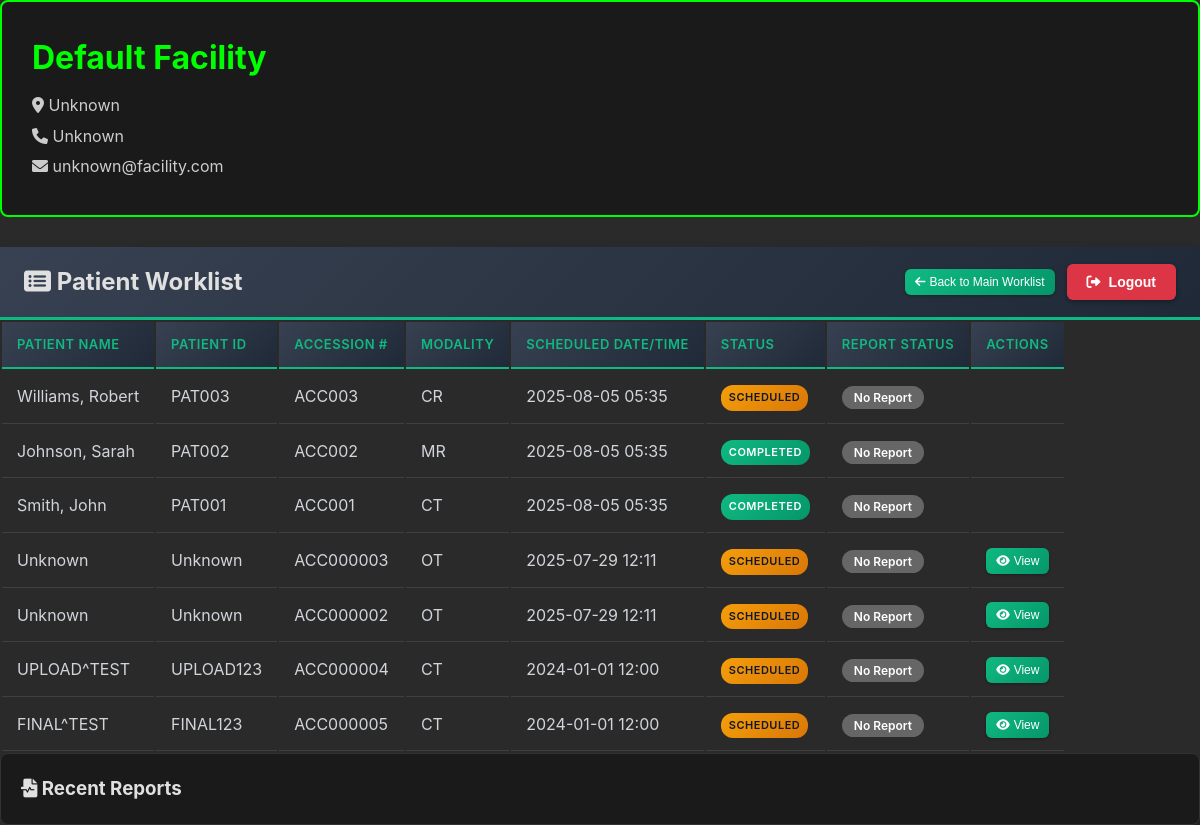
The page /worklist/facility/3/ (signed in) on the database its author committed.
### viewer/models.py (models this page shows, shortened)
class Facility(models.Model):
    name = models.CharField(max_length=200)
    address = models.TextField()
    phone = models.CharField(max_length=20)
    email = models.EmailField()
    letterhead_logo = models.ImageField(upload_to='facility_logos/', null=True, blank=True)
    user = models.OneToOneField(User, on_delete=models.CASCADE, null=True, blank=True, related_name='facility')
    created_at = models.DateTimeField(auto_now_add=True)
    ae_title = models.CharField(max_length=16, unique=True, null=True, blank=True, help_text="DICOM AE Title automatically generated for this facility")
    dicom_port = models.IntegerField(unique=True, null=True, blank=True, help_text="DICOM C-STORE SCP port automatically assigned for this facility")
    class Meta:
        verbose_name_plural = "Facilities"
        ordering = ['name']

class WorklistEntry(models.Model):
    STATUS_CHOICES = [
        ('scheduled', 'Scheduled'),
        ('in_progress', 'In Progress'),
        ('completed', 'Completed'),
        ('cancelled', 'Cancelled'),
    ]
    patient_name = models.CharField(max_length=200)
    patient_id = models.CharField(max_length=100)
    accession_number = models.CharField(max_length=50, unique=True)
    scheduled_station_ae_title = models.CharField(max_length=16)
    scheduled_procedure_step_start_date = models.DateField()
    scheduled_procedure_step_start_time = models.TimeField()
    modality = models.CharField(max_length=10)
    scheduled_performing_physician = models.CharField(max_length=200)
    procedure_description = models.TextField()
    facility = models.ForeignKey(Facility, on_delete=models.CASCADE)
    status = models.CharField(max_length=20, choices=STATUS_CHOICES, default='scheduled')
    study = models.ForeignKey(DicomStudy, on_delete=models.SET_NULL, null=True, blank=True)
    created_at = models.DateTimeField(auto_now_add=True)
    class Meta:
        ordering = ['-scheduled_procedure_step_start_date', '-scheduled_procedure_step_start_time']

### worklist/views.py (the view)
# urls.py: path('facility/<int:facility_id>/', views.FacilityWorklistView.as_view(), name='facility_worklist'),
class FacilityWorklistView(LoginRequiredMixin, ListView):
    model = WorklistEntry
    template_name = 'worklist/facility_worklist.html'
    context_object_name = 'entries'
    paginate_by = 20
    def get_queryset(self):
        facility_id = self.kwargs.get('facility_id')
        facility = get_object_or_404(Facility, id=facility_id)
        if not (self.request.user.is_superuser or
                self.request.user.groups.filter(name='Radiologists').exists() or
                (hasattr(self.request.user, 'facility') and
                 self.request.user.facility == facility)):
            return WorklistEntry.objects.none()
        return WorklistEntry.objects.filter(facility=facility)
    def get_context_data(self, **kwargs):
        context = super().get_context_data(**kwargs)
        context['facility'] = get_object_or_404(Facility, id=self.kwargs.get('facility_id'))
        context['can_write_report'] = (
            self.request.user.is_superuser or
            self.request.user.groups.filter(name='Radiologists').exists()
        )
        return context

### templates/worklist/facility_worklist.html (shortened to what this page needs)
<!DOCTYPE html>
<html lang="en">
<head>
    {% load static %}
    <link rel="stylesheet" href="{% static 'css/worklist.css' %}">
    <link rel="stylesheet" href="https://cdnjs.cloudflare.com/ajax/libs/font-awesome/6.0.0/css/all.min.css">
</head>
<body>
    <div class="worklist-container">
        <div class="facility-header">
            <div class="facility-info">
                <div class="facility-details">
                    <h1>{{ facility.name }}</h1>
                    <p><i class="fas fa-map-marker-alt"></i> {{ facility.address }}</p>
                    <p><i class="fas fa-phone"></i> {{ facility.phone }}</p>
                    <p><i class="fas fa-envelope"></i> {{ facility.email }}</p>
                </div>
            </div>
        </div>
        <div class="header">
            <h2><i class="fas fa-list-alt"></i> Patient Worklist</h2>
            <div class="header-actions">
                <button class="btn btn-view" onclick="window.location.href='/worklist/'">
                    <i class="fas fa-arrow-left"></i> Back to Main Worklist
                </button>
                <button class="btn btn-logout" onclick="window.location.href='/accounts/logout/'">
                    <i class="fas fa-sign-out-alt"></i> Logout
                </button>
            </div>
        </div>
        <div class="worklist-table">
            <table>
                <thead>
                    <tr>
                        <th>Patient Name</th>
                        <th>Patient ID</th>
                        <th>Accession #</th>
                        <th>Modality</th>
                        <th>Scheduled Date/Time</th>
                        <th>Status</th>
                        <th>Report Status</th>
                        <th>Actions</th>
                    </tr>
                </thead>
                <tbody>
                    {% for entry in entries %}
                    <tr class="patient-row" data-entry-id="{{ entry.id }}">
                        <td>{{ entry.patient_name }}</td>
                        <td>{{ entry.patient_id }}</td>
                        <td>{{ entry.accession_number }}</td>
                        <td>{{ entry.modality }}</td>
                        <td>{{ entry.scheduled_procedure_step_start_date|date:"Y-m-d" }} {{ entry.scheduled_procedure_step_start_time|time:"H:i" }}</td>
                        <td>
                            <span class="status-badge status-{{ entry.status }}">
                                {{ entry.get_status_display }}
                            </span>
                        </td>
                        <td>
                            {% if entry.study and entry.study.reports.exists %}
                                {% with report=entry.study.reports.first %}
                                <span class="report-status status-{{ report.status }}">
                                    {{ report.get_status_display }}
                                </span>
                                {% endwith %}
                            {% else %}
                                <span class="report-status status-draft">No Report</span>
                            {% endif %}
                        </td>
                        <td>
                            <div class="action-buttons">
                                {% if entry.study %}
                                <button class="btn btn-view" onclick="viewStudy({{ entry.id }})">
                                    <i class="fas fa-eye"></i> View
                                </button>
                                {% endif %}
                            </div>
                        </td>
                    </tr>
                    {% endfor %}
                </tbody>
            </table>
        </div>
        <div class="report-section">
            <h3><i class="fas fa-file-medical-alt"></i> Recent Reports</h3>
        </div>
    </div>
</body>
</html>

### static/css/worklist.css (style rules this page uses)
* { margin: 0; padding: 0; box-sizing: border-box; }
body { background: var(--gradient-bg); color: var(--color-text-secondary); font-family: var(--font-family); height: 100vh; overflow: hidden; }
.worklist-container { height: 100vh; display: flex; flex-direction: column; padding: 0; background: var(--color-bg-secondary); }
.header { display: flex; justify-content: space-between; align-items: center; padding: var(--spacing-md) var(--spacing-lg); background: var(--gradient-card); border-bottom: 3px solid var(--color-primary); flex-shrink: 0; box-shadow: var(--shadow-xl); }
.worklist-table { width: 100%; border-collapse: collapse; background: #2a2a2a; }
.worklist-table th { background: linear-gradient(135deg, #374151 0%, #1f2937 100%); color: #10b981; padding: 12px 15px; text-align: left; font-weight: 600; font-size: 13px; text-transform: uppercase; letter-spacing: 0.5px; border-bottom: 2px solid #10b981; position: sticky; top: 0; z-index: 10; }
.worklist-table td { padding: 12px 15px; border-bottom: 1px solid #404040; color: #d1d5db; vertical-align: middle; }
.status-badge { padding: 4px 8px; border-radius: 12px; font-size: 11px; font-weight: 600; text-transform: uppercase; letter-spacing: 0.5px; display: inline-block; }
.status-scheduled { background: linear-gradient(135deg, #f59e0b 0%, #d97706 100%); color: #111827; }
.status-completed { background: linear-gradient(135deg, #10b981 0%, #059669 100%); color: white; }
.action-buttons { display: flex; gap: 5px; align-items: center; flex-wrap: wrap; }
.btn { padding: 6px 10px; border: none; border-radius: 6px; font-size: 12px; font-weight: 500; cursor: pointer; transition: all 0.2s ease; text-decoration: none; display: inline-flex; align-items: center; gap: 4px; box-shadow: 0 1px 3px rgba(0, 0, 0, 0.3); }
.btn-view { background: linear-gradient(135deg, #10b981 0%, #059669 100%); color: white; }
.header-actions { display: flex; gap: 12px; align-items: center; }
.btn-logout { background: linear-gradient(135deg, #ef4444 0%, #dc2626 100%); color: white; padding: 10px 16px; border: none; border-radius: 8px; cursor: pointer; font-weight: 600; transition: all 0.3s ease; box-shadow: 0 2px 4px rgba(0, 0, 0, 0.3); text-decoration: none; display: inline-flex; align-items: center; gap: 8px; }

### templates/worklist/facility_worklist.html (style rules this page uses)
body { background-color: #2a2a2a; color: #e0e0e0; font-family: -apple-system, BlinkMacSystemFont, 'Segoe UI', Roboto, sans-serif; margin: 0; padding: 0; }
.facility-header { background: #1a1a1a; padding: 30px; margin-bottom: 30px; border-radius: 8px; border: 2px solid #00ff00; }
.facility-info { display: flex; align-items: center; gap: 30px; }
.facility-details h1 { color: #00ff00; margin: 0 0 10px 0; }
.facility-details p { margin: 5px 0; color: #ccc; }
.report-section { background: #1a1a1a; padding: 20px; margin-bottom: 20px; border-radius: 8px; border: 1px solid #333; }
.report-status { padding: 4px 12px; border-radius: 12px; font-size: 12px; font-weight: 600; }
.status-draft { background: #666; color: #fff; }
.btn-logout { background: #dc3545; color: white; padding: 10px 20px; border: none; border-radius: 6px; cursor: pointer; font-size: 14px; transition: all 0.3s ease; display: inline-flex; align-items: center; gap: 8px; }

### rows shown on the page
Facility: name "Default Facility", address "Unknown", phone "Unknown", email "unknown@facility.com"
WorklistEntry: patient_name "Williams, Robert", patient_id "PAT003", accession_number "ACC003", modality "CR", scheduled_procedure_step_start_date "2025-08-05", scheduled_procedure_step_start_time "05:35", status "SCHEDULED", shows "No Report"
WorklistEntry: patient_name "Johnson, Sarah", patient_id "PAT002", accession_number "ACC002", modality "MR", scheduled_procedure_step_start_date "2025-08-05", scheduled_procedure_step_start_time "05:35", status "COMPLETED", shows "No Report"
WorklistEntry: patient_name "Smith, John", patient_id "PAT001", accession_number "ACC001", modality "CT", scheduled_procedure_step_start_date "2025-08-05", scheduled_procedure_step_start_time "05:35", status "COMPLETED", shows "No Report"
WorklistEntry: patient_name "Unknown", patient_id "Unknown", accession_number "ACC000003", modality "OT", scheduled_procedure_step_start_date "2025-07-29", scheduled_procedure_step_start_time "12:11", status "SCHEDULED", shows "No Report"
WorklistEntry: patient_name "Unknown", patient_id "Unknown", accession_number "ACC000002", modality "OT", scheduled_procedure_step_start_date "2025-07-29", scheduled_procedure_step_start_time "12:11", status "SCHEDULED", shows "No Report"
WorklistEntry: patient_name "UPLOAD^TEST", patient_id "UPLOAD123", accession_number "ACC000004", modality "CT", scheduled_procedure_step_start_date "2024-01-01", scheduled_procedure_step_start_time "12:00", status "SCHEDULED", shows "No Report"
WorklistEntry: patient_name "FINAL^TEST", patient_id "FINAL123", accession_number "ACC000005", modality "CT", scheduled_procedure_step_start_date "2024-01-01", scheduled_procedure_step_start_time "12:00", status "SCHEDULED", shows "No Report"
